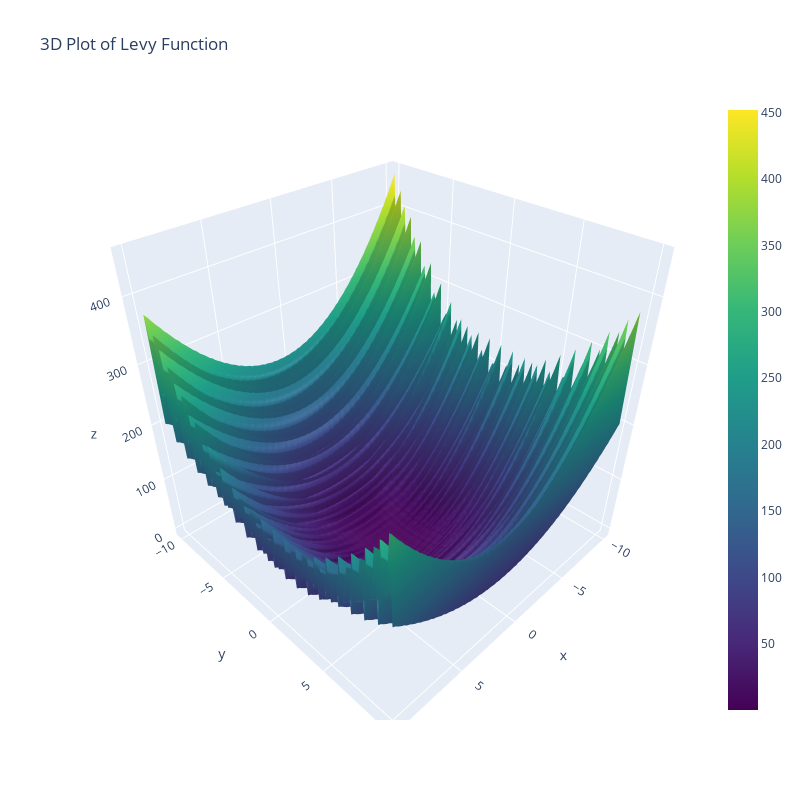

Here is the notebook cell this chart was saved with:
### Markdown cell above
# Levy function

### Code cell
# Calculate Levy function: sin²(3πx₁) + (x₁-1)²[1+sin²(3πx₂)] + (x₂-1)²[1+sin²(2πx₂)]
Z_levy = (np.sin(3 * np.pi * X)**2 + 
          (X - 1)**2 * (1 + np.sin(3 * np.pi * Y)**2) + 
          (Y - 1)**2 * (1 + np.sin(2 * np.pi * Y)**2))


# Create 3D surface plot for Levy function
fig_levy_3d = go.Figure(data=[go.Surface(x=X, y=Y, z=Z_levy, colorscale='Viridis')])
fig_levy_3d.update_layout(
    title='3D Plot of Levy Function',
    scene=dict(
        xaxis_title='x',
        yaxis_title='y',
        zaxis_title='z'
    ),
    width=800,
    height=800
)
fig_levy_3d.show()

### Figure 1 — Plotly figure (JSON) as saved in the notebook; plotly's stock layout.template omitted (floating-point values rounded to 4 significant figures; data arrays with more than 128 entries replaced by an {"elided": "..."} marker saying what was removed)
{"data": [{"colorscale": [[0, "#440154"], [0.1111, "#482878"], [0.2222, "#3e4989"], [0.3333, "#31688e"], [0.4444, "#26828e"], [0.5556, "#1f9e89"], [0.6667, "#35b779"], [0.7778, "#6ece58"], [0.8889, "#b5de2b"], [1, "#fde725"]], "type": "surface", "x": {"elided": "100x100 float values"}, "y": {"elided": "100x100 float values"}, "z": {"elided": "100x100 float values"}}], "layout": {"height": 800, "scene": {"xaxis": {"title": {"text": "x"}}, "yaxis": {"title": {"text": "y"}}, "zaxis": {"title": {"text": "z"}}}, "title": {"text": "3D Plot of Levy Function"}, "width": 800}}
